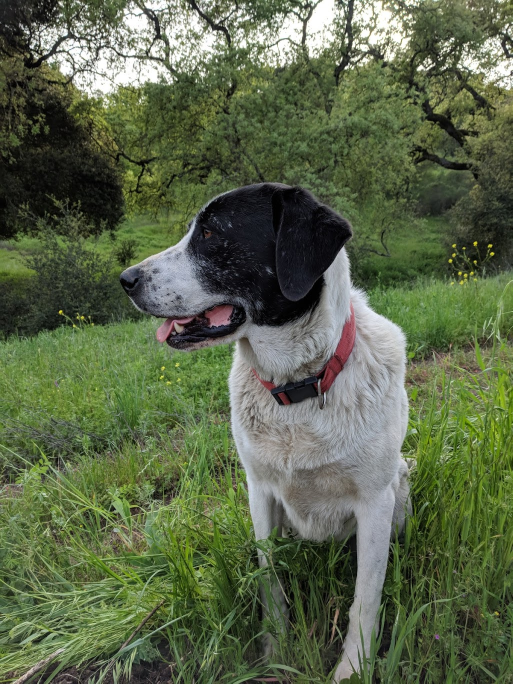
#> input picture sammy.jpg, 1025 x 1367 px (shown at 1/2 size)
$ jupyter execute Copy_of_opencv_image.ipynb
#> lines starting #> are read from the running program, lines starting #| are printed output that depends on the picture
<a href="https://colab.research.google.com/github/faranak5171/Computer-Vision-Projects/blob/main/Copy_of_opencv_image.ipynb" target="_parent"></a>

[cell 1]
import cv2
import matplotlib.pyplot as plt

[cell 2]
pic = cv2.imread('sammy.jpg')
#> pic is the input picture: shape (1367, 1025, 3); mean B, G, R 74.2, 102.6, 91.2
fix_pic = cv2.cvtColor(pic,cv2.COLOR_BGR2RGB)

print(fix_pic.shape)
#| (1367, 1025, 3)
width = fix_pic.shape[1]
#> width = 1025
height = fix_pic.shape[0]
#> height = 1367
print(f"width: {width}, height: {height}")
#| width: 1025, height: 1367

fig = plt.figure(figsize=(20,10))
rows = 2
cols = 4
ax = fig.add_subplot(rows,cols,1)
ax.imshow(fix_pic)
ax.set_title('original image')

#Show image in grayscale
gray_pic = cv2.imread('sammy.jpg', cv2.IMREAD_GRAYSCALE)
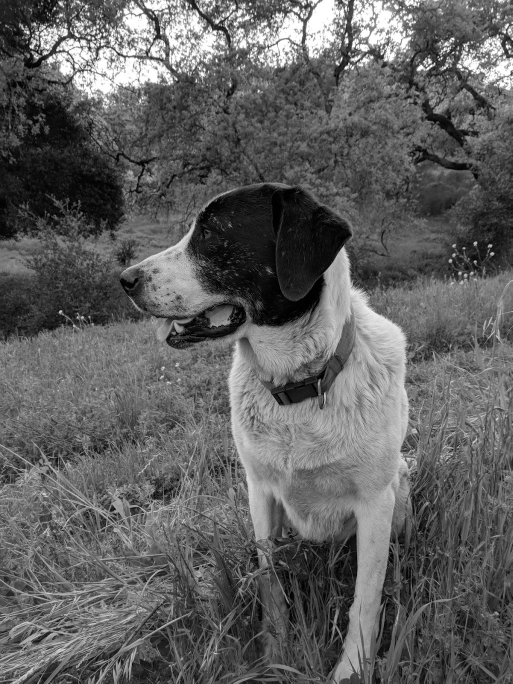
#> gray_pic: shape (1367, 1025) (shown at 1/2 size); min 0, max 255, mean 96
ax = fig.add_subplot(rows,cols,2)
ax.imshow(gray_pic, cmap='gray')
ax.set_title('Gray image')

#resize based on ratio
w_ratio = 0.7
h_ratio = 0.5
ratio_pic = cv2.resize(fix_pic,(0,0),fix_pic,w_ratio,h_ratio)
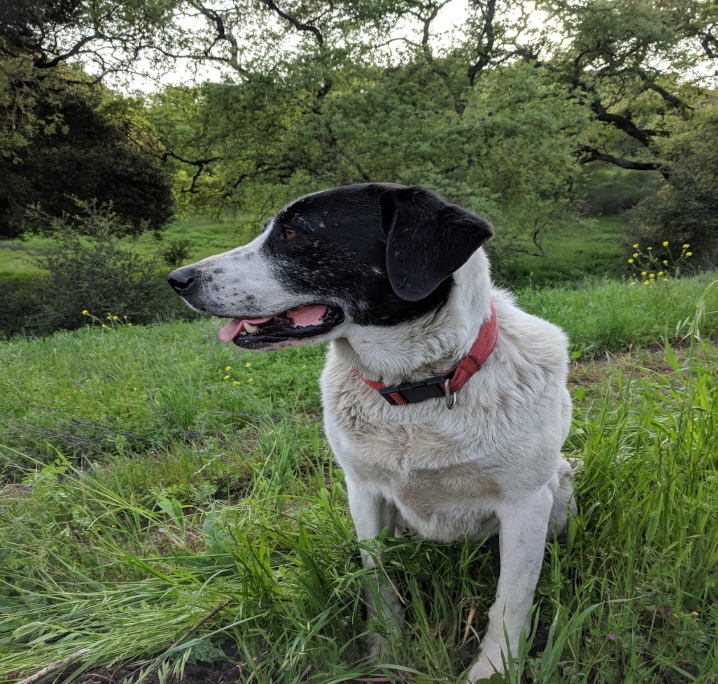
#> ratio_pic: shape (684, 718, 3); mean R, G, B 91.1, 102.5, 74
ax = fig.add_subplot(rows,cols,3)
ax.imshow(ratio_pic)
ax.set_title('resize based on ratio')

#resize based on selected size
resize_pic = cv2.resize(fix_pic,(500,400))
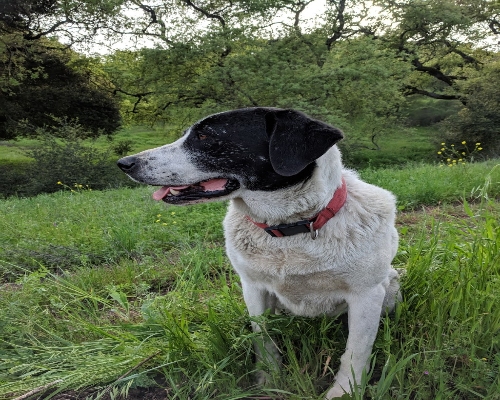
#> resize_pic: shape (400, 500, 3); mean R, G, B 91.1, 102.5, 74
ax = fig.add_subplot(rows, cols, 4)
ax.imshow(resize_pic)
ax.set_title('resize based on selected size')

#Flip image
flip_pic = cv2.flip(fix_pic,0)
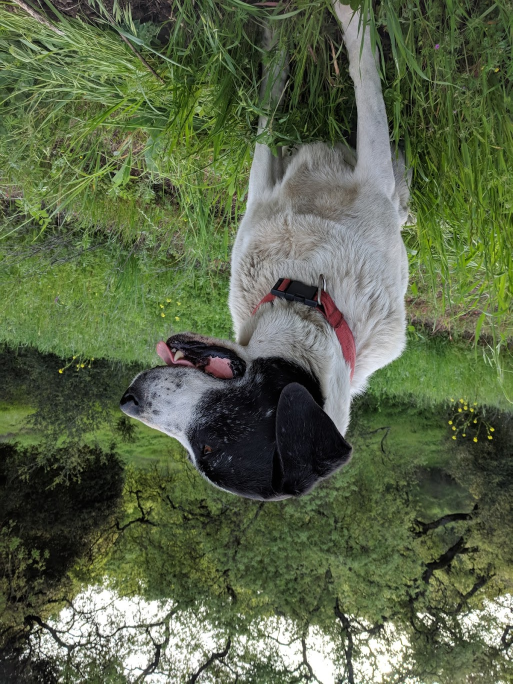
#> flip_pic: shape (1367, 1025, 3) (shown at 1/2 size); mean R, G, B 91.2, 102.6, 74.2
ax = fig.add_subplot(rows,cols,5)
ax.imshow(flip_pic)
ax.set_title('Flip an image')

# Draw a rectangle on image
cv2.rectangle(fix_pic, pt1=(250,350), pt2=(750,700), color=(255,0,0), thickness=5)
ax = fig.add_subplot(rows, cols, 6)
ax.imshow(fix_pic)
ax.set_title('Face recognition')

# Draw a circle on image
cv2.circle(img=fix_pic, center=(600,800), radius=50, color=(0,255,0), thickness=5)
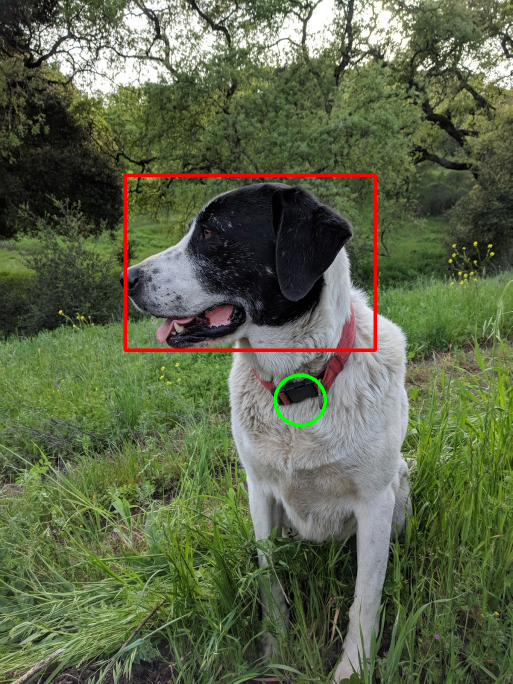
#> fix_pic: shape (1367, 1025, 3) (shown at 1/2 size); mean R, G, B 92.4, 102, 73.3
ax = fig.add_subplot(rows,cols, 7)
ax.imshow(fix_pic)
ax.set_title('Dog color - object recognition')
